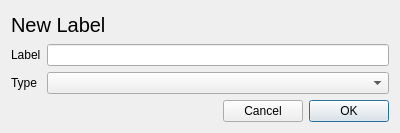
<?xml version="1.0" encoding="UTF-8"?>
<ui version="4.0">
 <class>NewLabelDialog</class>
 <widget class="QDialog" name="NewLabelDialog">
  <property name="geometry">
   <rect>
    <x>0</x>
    <y>0</y>
    <width>400</width>
    <height>133</height>
   </rect>
  </property>
  <property name="windowTitle">
   <string>Dialog</string>
  </property>
  <layout class="QGridLayout" name="gridLayout">
   <item row="1" column="1" colspan="2">
    <widget class="QLabel" name="label">
     <property name="font">
      <font>
       <pointsize>15</pointsize>
      </font>
     </property>
     <property name="text">
      <string>New Label</string>
     </property>
    </widget>
   </item>
   <item row="3" column="1">
    <widget class="QLabel" name="label_3">
     <property name="text">
      <string>Type</string>
     </property>
    </widget>
   </item>
   <item row="2" column="2">
    <widget class="QLineEdit" name="nameBox"/>
   </item>
   <item row="2" column="1">
    <widget class="QLabel" name="label_2">
     <property name="text">
      <string>Label</string>
     </property>
    </widget>
   </item>
   <item row="3" column="2">
    <widget class="QComboBox" name="typeBox"/>
   </item>
   <item row="4" column="1" colspan="2">
    <layout class="QHBoxLayout" name="horizontalLayout_2">
     <item>
      <spacer name="horizontalSpacer_2">
       <property name="orientation">
        <enum>Qt::Horizontal</enum>
       </property>
       <property name="sizeHint" stdset="0">
        <size>
         <width>40</width>
         <height>20</height>
        </size>
       </property>
      </spacer>
     </item>
     <item>
      <widget class="QPushButton" name="cancelButton">
       <property name="text">
        <string>Cancel</string>
       </property>
      </widget>
     </item>
     <item>
      <widget class="QPushButton" name="okButton">
       <property name="text">
        <string>OK</string>
       </property>
       <property name="default">
        <bool>true</bool>
       </property>
      </widget>
     </item>
    </layout>
   </item>
  </layout>
 </widget>
 <resources/>
 <connections/>
</ui>
